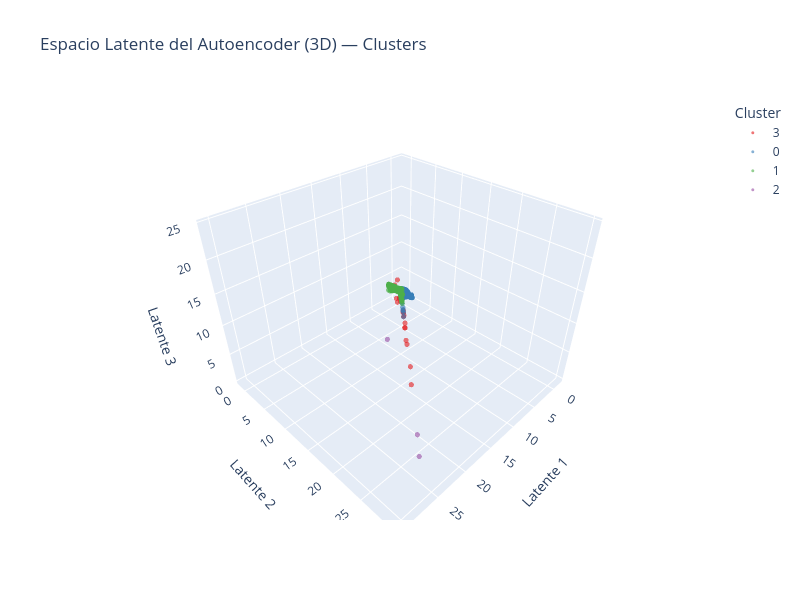

Notebook code for this chart:
### Markdown cell above
El Encoder transformó los 4,338 clientes desde el espacio RFM de 3 dimensiones hacia un **espacio latente de 3 dimensiones** (`shape: (4338, 3)`). A diferencia del PCA, que realiza una transformación lineal, el Autoencoder aprende una transformación **no lineal** que puede capturar relaciones más complejas entre Recency, Frequency y Monetary.

La evaluación del Silhouette Score para diferentes valores de *k* en el espacio latente identificó **k=2 como el óptimo** (Silhouette=0.9410), frente al k=2 estadístico que también favoreció el análisis RFM directo. Aplicando K-Means con k=2 sobre el espacio latente escalado, se obtiene:

- **Cluster 0 — 4,323 clientes (99.7%):** La totalidad de los clientes ordinarios, agrupados en una única región compacta del espacio latente.
- **Cluster 1 — 15 clientes (0.3%):** Un grupo reducido que el Autoencoder aprendió a representar en una región latente radicalmente distinta del resto, correspondiente a los perfiles de mayor valor (fusión de los clusters VIP y Activos Leales de K-Means).

Este resultado refleja que la representación latente del Autoencoder **amplifica** la separación entre los clientes de comportamiento extremo y la masa ordinaria, lo que explica el Silhouette Score excepcionalmente alto de 0.9406 al evaluar la calidad de este clustering. La red neuronal aprendió implícitamente que lo más informativo del espacio RFM es la distinción entre clientes ultra-valiosos y el resto.

### Code cell
# --- Visualización 3D del espacio latente ---
fig_3d = px.scatter_3d(
    x=X_latent[:, 0], y=X_latent[:, 1], z=X_latent[:, 2],
    color=rfm['Cluster_AE'].astype(str),
    title='Espacio Latente del Autoencoder (3D) — Clusters',
    labels={'x': 'Latente 1', 'y': 'Latente 2', 'z': 'Latente 3', 'color': 'Cluster'},
    opacity=0.6, width=800, height=600,
    color_discrete_sequence=px.colors.qualitative.Set1
)
fig_3d.update_traces(marker_size=3)
fig_3d.show()
print('Visualización 3D del espacio latente generada.')

### Figure 1 — Plotly figure (JSON) as saved in the notebook; plotly's stock layout.template omitted (floating-point values rounded to 4 significant figures; data arrays with more than 128 entries replaced by an {"elided": "..."} marker saying what was removed)
{"data": [{"hovertemplate": "Cluster=3<br>Latente 1=%{x}<br>Latente 2=%{y}<br>Latente 3=%{z}<extra></extra>", "legendgroup": "3", "marker": {"color": "rgb(228,26,28)", "opacity": 0.6, "size": 3, "symbol": "circle"}, "mode": "markers", "name": "3", "scene": "scene", "showlegend": true, "type": "scatter3d", "x": [6.586, 10.37, 11.93, 12.82, 6.365, 8.198, 7.064, 12.68, 6.613, 7.271, 12.44, 5.27, 6.12, 10.73, 6.295, 13.79, 6.272, 18.1, 8.48, 12.29, 7.203], "y": [7.569, 11.68, 11.27, 11.95, 6.019, 8.884, 6.741, 13.72, 7.159, 7.773, 11.75, 5.819, 6.035, 11.59, 6.082, 15.69, 6.909, 19.98, 9.341, 11.11, 7.827], "z": [1.42, 2.567, 14.45, 12.17, 7.384, 5.364, 7.066, 5.776, 4.711, 5.188, 11.27, 2.933, 5.672, 6.7, 6.323, 2.772, 3.133, 5.096, 3.437, 13.73, 4.855]}, {"hovertemplate": "Cluster=0<br>Latente 1=%{x}<br>Latente 2=%{y}<br>Latente 3=%{z}<extra></extra>", "legendgroup": "0", "marker": {"color": "rgb(55,126,184)", "opacity": 0.6, "size": 3, "symbol": "circle"}, "mode": "markers", "name": "0", "scene": "scene", "showlegend": true, "type": "scatter3d", "x": {"elided": "3308 float values"}, "y": {"elided": "3308 float values"}, "z": {"elided": "3308 float values"}}, {"hovertemplate": "Cluster=1<br>Latente 1=%{x}<br>Latente 2=%{y}<br>Latente 3=%{z}<extra></extra>", "legendgroup": "1", "marker": {"color": "rgb(77,175,74)", "opacity": 0.6, "size": 3, "symbol": "circle"}, "mode": "markers", "name": "1", "scene": "scene", "showlegend": true, "type": "scatter3d", "x": {"elided": "1006 float values"}, "y": {"elided": "1006 float values"}, "z": {"elided": "1006 float values"}}, {"hovertemplate": "Cluster=2<br>Latente 1=%{x}<br>Latente 2=%{y}<br>Latente 3=%{z}<extra></extra>", "legendgroup": "2", "marker": {"color": "rgb(152,78,163)", "opacity": 0.6, "size": 3, "symbol": "circle"}, "mode": "markers", "name": "2", "scene": "scene", "showlegend": true, "type": "scatter3d", "x": [27.34, 30.48, 24.62], "y": [30.01, 28.84, 27.18], "z": [7.896, 24.54, 6.718]}], "layout": {"height": 600, "legend": {"title": {"text": "Cluster"}, "tracegroupgap": 0}, "scene": {"domain": {"x": [0, 1], "y": [0, 1]}, "xaxis": {"title": {"text": "Latente 1"}}, "yaxis": {"title": {"text": "Latente 2"}}, "zaxis": {"title": {"text": "Latente 3"}}}, "title": {"text": "Espacio Latente del Autoencoder (3D) — Clusters"}, "width": 800}}
